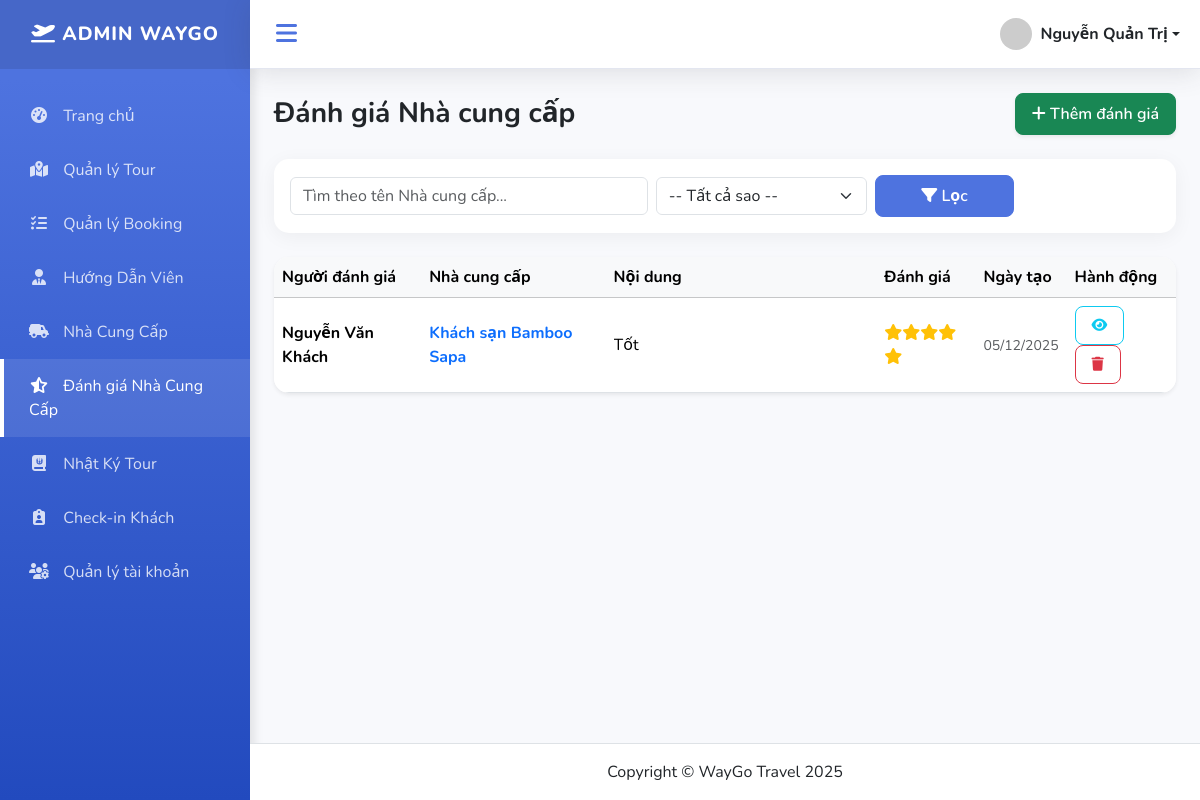
The app's page /index.php?action=comments_list (signed in) with its own data.
### tables this page shows
CREATE TABLE `comments` (
  `id` int NOT NULL,
  `guest_name` varchar(255) NOT NULL,
  `supplier_name` varchar(255) NOT NULL,
  `content` text NOT NULL,
  `rating` tinyint NOT NULL,
  `created_at` datetime DEFAULT CURRENT_TIMESTAMP
);

### controllers/CommentController.php (called while the page is built, shortened)
<?php
require_once PATH_MODEL . 'CommentModel.php';
class CommentController {
    private $model;
    public function __construct() {
        $this->model = new CommentModel();
    }
    public function listComments() {
        $filters = [
            'guest_name' => $_POST['guest_name'] ?? '',
            'supplier_name' => $_POST['supplier_name'] ?? '',
            'rating' => $_POST['rating'] ?? ''
        ];
        $comments = $this->model->getAllComments($filters);
        include PATH_VIEW . 'admin/comments/list.php';
    }
}

### index.php (called while the page is built, shortened)
<?php
require_once './routes/index.php';

### models/BaseModel.php (called while the page is built, shortened)
<?php
class BaseModel
{
    public function __construct()
    {
        $dsn = sprintf('mysql:host=%s;port=%s;dbname=%s;charset=utf8', DB_HOST, DB_PORT, DB_NAME);
        try {
            $this->pdo = new PDO($dsn, DB_USERNAME, DB_PASSWORD, DB_OPTIONS);
        } catch (PDOException $e) {
            die("Kết nối cơ sở dữ liệu thất bại: {$e->getMessage()}. Vui lòng thử lại sau.");
        }
    }
}

### models/CommentModel.php (called while the page is built, shortened)
<?php
require_once "BaseModel.php";
class CommentModel extends BaseModel {
    public function getAllComments($filters = []) {
        $sql = "SELECT * FROM comments WHERE 1=1";
        $params = [];
        $sql .= " ORDER BY created_at DESC";
        $stmt = $this->pdo->prepare($sql);
        $stmt->execute($params);
        return $stmt->fetchAll(PDO::FETCH_ASSOC);
    }
}

### views/admin/comments/list.php (the view, shortened to what this page needs)
<?php include PATH_VIEW . 'layouts/header.php'; ?>
<div class="d-flex justify-content-between align-items-center mb-4">
    <h1 class="h3 mb-0 text-gray-800 fw-bold">Đánh giá Nhà cung cấp</h1>
    <a href="index.php?action=comment_add_form" class="btn btn-success shadow-sm">
        <i class="fa-solid fa-plus"></i> Thêm đánh giá
    </a>
</div>
<div class="card card-modern mb-4" style="height: auto !important;">
    <div class="card-body">
        <form method="POST" action="index.php?action=comments_list" class="row g-2 align-items-center">
            <div class="col-md-5">
                <input type="text" name="supplier_name" class="form-control" placeholder="Tìm theo tên Nhà cung cấp..." value="<?= $_POST['supplier_name'] ?? '' ?>">
            </div>
            <div class="col-md-3">
                <select name="rating" class="form-select">
                    <option value="">-- Tất cả sao --</option>
                </select>
            </div>
            <div class="col-md-2">
                <button class="btn btn-primary w-100"><i class="fa-solid fa-filter"></i> Lọc</button>
            </div>
        </form>
    </div>
</div>
<div class="card card-modern shadow-sm" style="height: auto !important;">
    <div class="card-body p-0">
        <div class="table-responsive">
            <table class="table table-hover align-middle mb-0">
                <thead class="table-light">
                    <tr>
                        <th>Người đánh giá</th>
                        <th>Nhà cung cấp</th>
                        <th width="30%">Nội dung</th>
                        <th>Đánh giá</th>
                        <th>Ngày tạo</th>
                        <th>Hành động</th>
                    </tr>
                </thead>
                <tbody>
                    <?php if(!empty($comments)): ?>
                        <?php foreach($comments as $c): ?>
                        <tr>
                            <td class="fw-bold"><?= htmlspecialchars($c['guest_name']) ?></td>
                            <td class="text-primary fw-bold"><?= htmlspecialchars($c['supplier_name']) ?></td>
                            <td>
                                <div class="text-truncate" style="max-width: 300px;" title="<?= htmlspecialchars($c['content']) ?>">
                                    <?= htmlspecialchars($c['content']) ?>
                                </div>
                            </td>
                            <td class="text-warning"><?= str_repeat('<i class="fa-solid fa-star"></i>', $c['rating']) ?></td>
                            <td class="small text-muted"><?= date('d/m/Y', strtotime($c['created_at'])) ?></td>
                            <td>
                                <a href="index.php?action=comment_detail&id=<?= $c['id'] ?>" class="btn btn-sm btn-outline-info" title="Chi tiết"><i class="fa-solid fa-eye"></i></a>
                                <a href="index.php?action=comment_delete&id=<?= $c['id'] ?>" class="btn btn-sm btn-outline-danger" onclick="return confirm('Xóa đánh giá này?')" title="Xóa"><i class="fa-solid fa-trash"></i></a>
                            </td>
                        </tr>
                        <?php endforeach; ?>
                    <?php else: ?>
                        <tr><td colspan="6" class="text-center py-4 text-muted">Chưa có dữ liệu đánh giá nào.</td></tr>
                    <?php endif; ?>
                </tbody>
            </table>
        </div>
    </div>
</div>
<?php include PATH_VIEW . 'layouts/footer.php'; ?>

### assets/css/dashboard.css (style rules this page uses)
:root { --primary-color: #4e73df; --secondary-color: #858796; --success-color: #1cc88a; --info-color: #36b9cc; --warning-color: #f6c23e; --danger-color: #e74a3b; --dark-bg: #222e3c; --light-bg: #f8f9fc; --sidebar-width: 250px; --sidebar-collapsed-width: 70px; --transition-speed: 0.3s; }
body { background-color: var(--light-bg); font-family: 'Nunito', 'Segoe UI', sans-serif; overflow-x: hidden; }
.card-modern { border: none; border-radius: 15px; box-shadow: 0 4px 20px rgba(0, 0, 0, 0.05); transition: transform 0.3s ease; background: #fff; overflow: hidden; height: auto !important; min-height: 0; }
.btn { border-radius: 8px; padding: 8px 16px; font-weight: 600; transition: all 0.3s; }
.btn-primary { background-color: var(--primary-color); border-color: var(--primary-color); }

### records on screen
comments: guest_name "Nguyễn Văn Khách", supplier_name "Khách sạn Bamboo Sapa", content "Tốt", rating 5 (drawn), created_at "05/12/2025"

### other values on screen
$_SESSION['user_name'] "Nguyễn Quản Trị"
